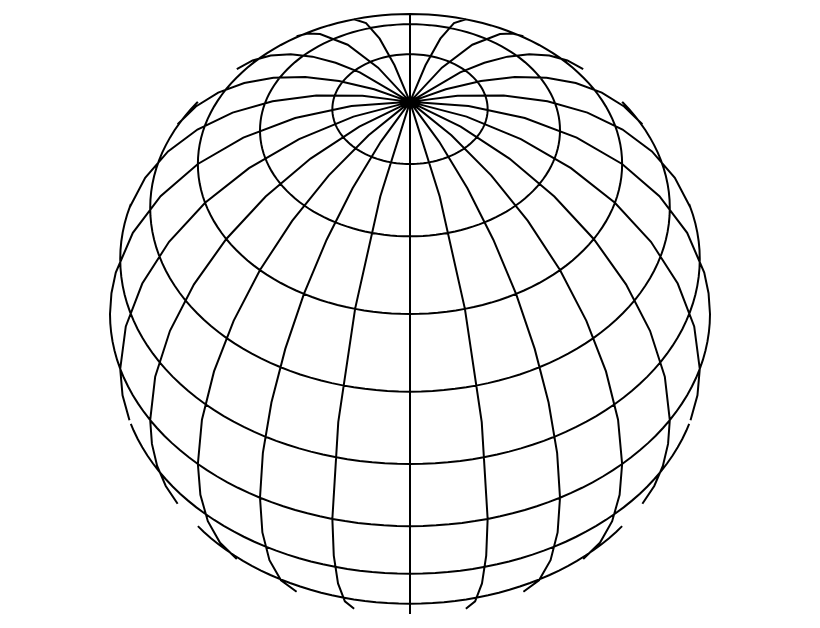

Notebook code for this chart:
### Markdown cell above
### Graticule Generator

### Code cell
import altair as alt

data = alt.graticule(step=[15, 15])

alt.Chart(data).mark_geoshape(stroke='black').project(
    'orthographic',
    rotate=[0, -45, 0]
)

### Figure 1 — Vega-Lite specification as saved in the notebook (floating-point values rounded to 4 significant figures)
{"config": {"view": {"continuousWidth": 400, "continuousHeight": 300}}, "data": {"graticule": {"step": [15, 15]}}, "mark": {"type": "geoshape", "stroke": "black"}, "projection": {"rotate": [0, -45, 0], "type": "orthographic"}, "$schema": "https://vega.github.io/schema/vega-lite/v4.8.1.json"}
